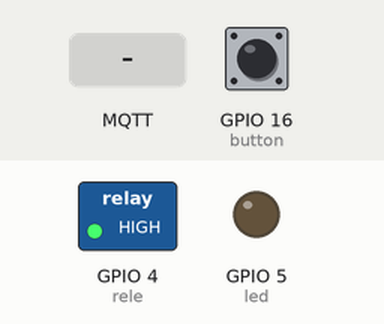
This sketch was run on a simulated ESP8266 (NodeMCU). On the bench: switched loads named in the sketch (green lamp = pin HIGH), output pins drawn as LEDs (lit = HIGH). The test bench sets the inputs (shaded band); at power-on: GPIO 16 (button) LOW. WiFi joins after 1.5 s; servers stay silent unless stated; no MQTT or app messages arrive unless stated; what the sketch prints to the serial monitor is not drawn.

Above: at 2.7 s.
2.8 s: MQTT message "L" arrives on the first subscribed topic
At 3.3 s:
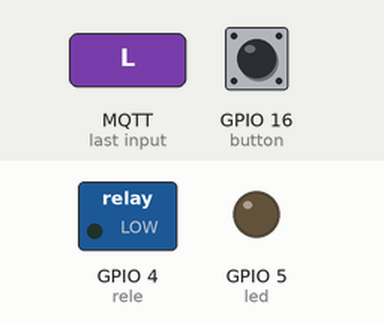
5.8 s: GPIO 16 (button) pulled HIGH for 1 s
At 6.8 s:
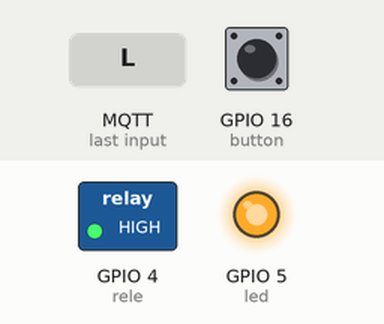
8.6 s: GPIO 16 (button) pulled HIGH for 3.2 s
At 13.0 s:
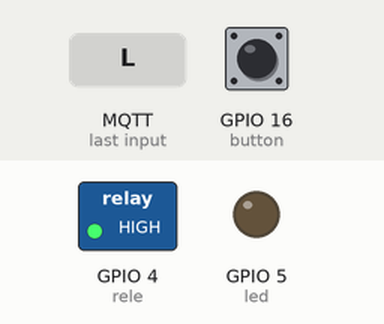
Timing chart, 0 to 14.5 s (numbered marks = the images above; inputs shaded):
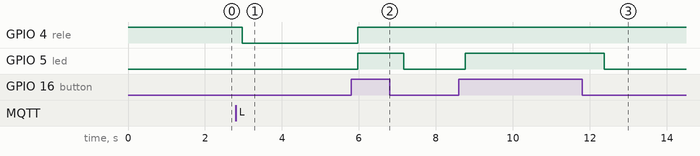

The sketch:

InterfoneRemoto.ino
```cpp
#include <ESP8266WiFi.h>
#include <PubSubClient.h>

const char* ssid = "2.4G_NETVIRTUA_752";
const char* password = "3903605320";
const char* mqtt_server = "iot.eclipse.org";

const char* mqttClient = "HomeAlarmClient";
const char* inTopic = "inTopic9ce06661f8d92aa194aca8ceeb0f3d01";
const char* outTopic = "outTopic9ce06661f8d92aa194aca8ceeb0f3d01";
const char* outTopicRunning = "outTopicRunning9ce06661f8d92aa194aca8ceeb0f3d01";

const int rele = 4;
const int led = 5;
const int button = 16;

WiFiClient espClient;
PubSubClient client(espClient);
char msg[50];
long qtdOfLoops = 0;

void setup() {
  pinMode(rele, OUTPUT);
  pinMode(led, OUTPUT);
  pinMode(button, INPUT);
  digitalWrite(rele, HIGH);
  Serial.begin(9600);
  setup_wifi();
  client.setServer(mqtt_server, 1883);
  client.setCallback(callback);
}

void loop() {
  Serial.println("loop");
  if (!client.connected()) {
    reconnect();
  }

  client.loop();

  int buttonPushed = digitalRead(button);
  if (buttonPushed == HIGH) {
    client.publish(outTopic, "L", true);
    digitalWrite(led, HIGH);
    delay(1000);
  } else {
    digitalWrite(led, LOW);
  }

  if (qtdOfLoops == 0 || qtdOfLoops > 100) {
    snprintf(msg, 75, "%ld", millis());
    client.publish(outTopicRunning, msg);
    qtdOfLoops = 1;
  } else {
    qtdOfLoops++;
  }
  delay(200);
}

void setup_wifi() {
  delay(10);
  WiFi.begin(ssid, password);
  while (WiFi.status() != WL_CONNECTED) {
    delay(500);
  }
}

void callback(char* topic, byte* payload, unsigned int length) {
  if (((char)payload[0]) == 'L') {
    digitalWrite(rele, LOW);
    delay(3000);
    digitalWrite(rele, HIGH);
    client.publish(inTopic, "D");
  }
}

void reconnect() {
  while (!client.connected()) {
    if (client.connect(mqttClient)) {
      client.subscribe(inTopic);
    } else {
      delay(5000);
    }
  }
}
```

Measured:
- after the input at 2.8 s, GPIO 4 (rele): HIGH → LOW after 0.17 s
- after the input at 5.8 s, GPIO 5 (led): LOW → HIGH after 0.17 s, → LOW 1.2 s later
- after the input at 8.6 s, GPIO 5 (led): LOW → HIGH after 0.17 s, → LOW 3.6 s later
